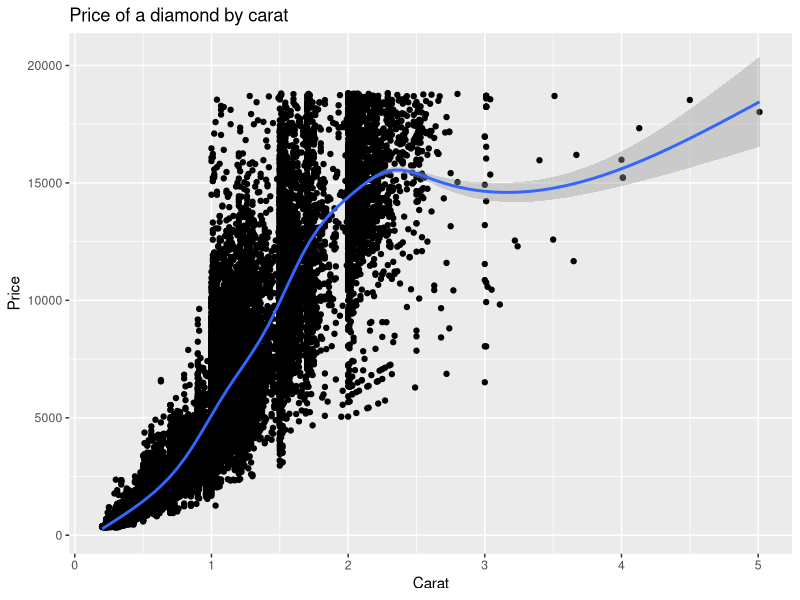
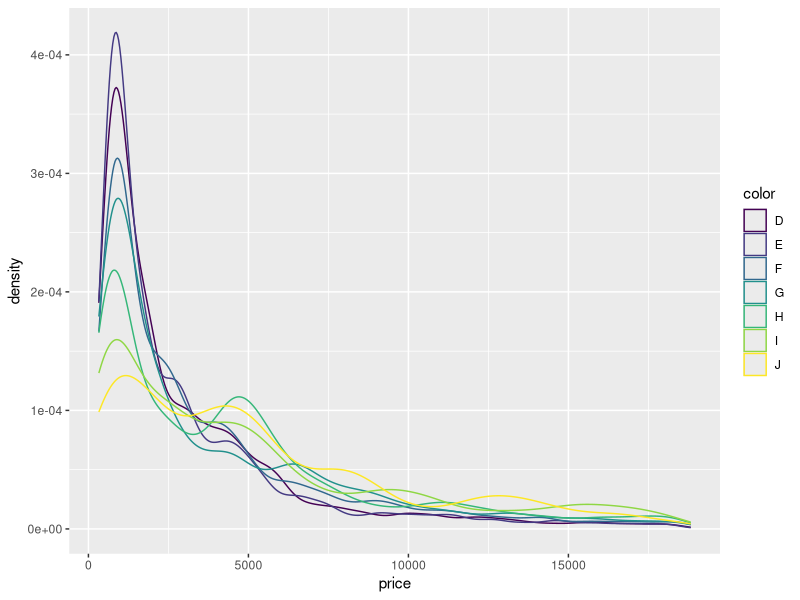
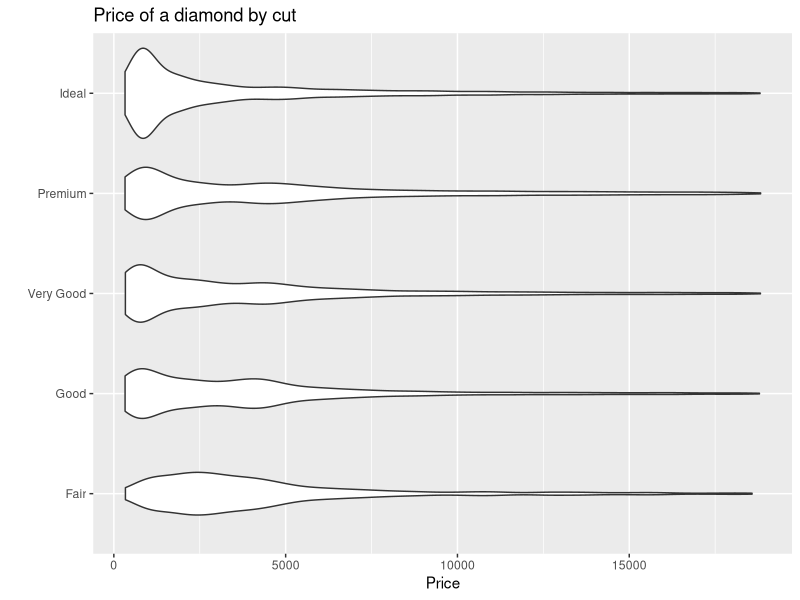
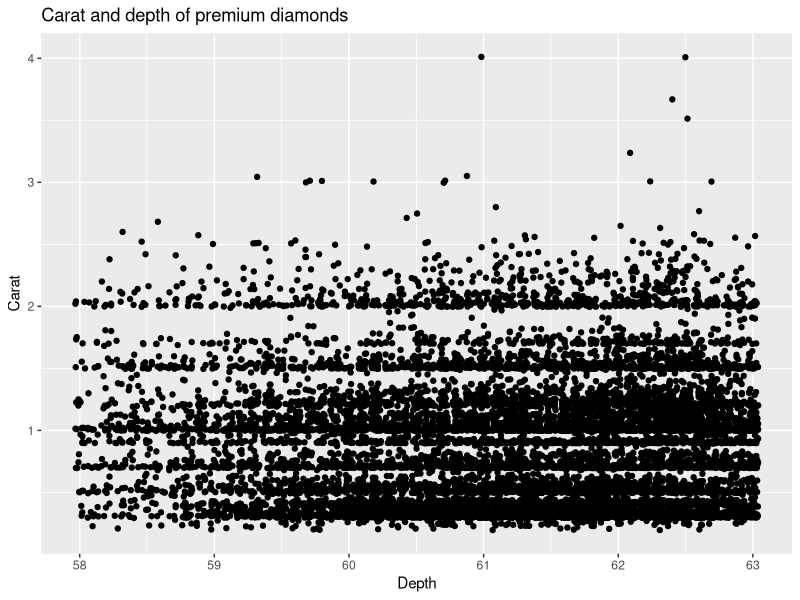

The R source for these figures, in order:
## ---- chunk 1
library(dplyr); library(ggplot2)
ggplot(diamonds, aes(carat, price)) + 
  geom_point() + xlab("Carat") + ylab("Price") + ggtitle("Price of a diamond by carat") +
  geom_smooth()
## ---- chunk 2
ggplot(diamonds, aes(price, colour = color)) + 
  geom_density()
## ---- chunk 3
ggplot(diamonds, aes(cut, price)) + 
  geom_violin() + xlab("") + ylab("Price") + 
  coord_flip() + ggtitle("Price of a diamond by cut")
## ---- chunk 4
diamonds1 <- diamonds %>% filter(cut == "Premium")
ggplot(diamonds1, aes(depth, carat)) + 
  geom_jitter() + 
  ggtitle("Carat and depth of premium diamonds") + 
  xlab("Depth") +
  ylab("Carat")
